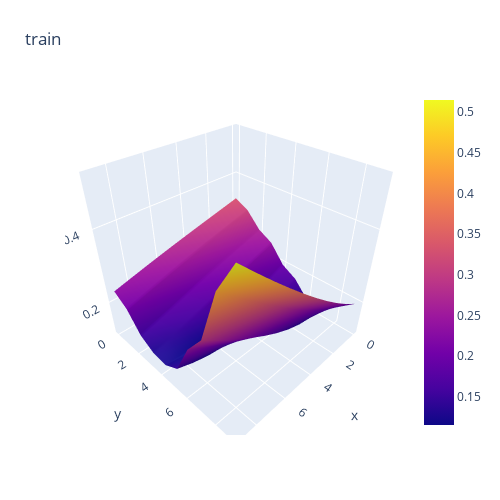

The notebook cell this image was saved under:
### Code cell
DATASET = 'diamond'
path_to_config = '/Users/timgritsaev/Desktop/tabular/tabular-hpo/exp/mlp/' + DATASET + '/0-tuning/checkpoint.pt'
path_to_model = '/Users/timgritsaev/Desktop/tabular/tabular-hpo/saved_models/optuna_' + DATASET + '_0.pt'
create_all(path_to_config, path_to_model, distance=0.1)
